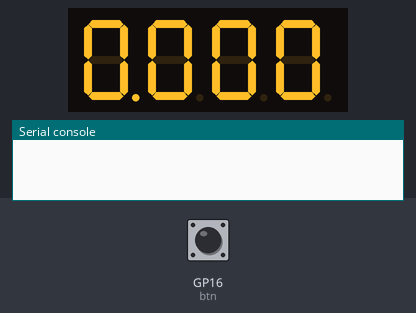
A program run on a simulated Raspberry Pi Pico running MicroPython. Parts: 4-digit seven-segment display, the last lines printed to the serial console. Wiring (from the project's diagram.json): green button on GP16, light sensor on GP26. Inputs (shaded band) come from the test bench; at power-on: GP16 (btn) LOW. The segment pins are drawn as the display they are named for.

Above: at 1.2 s.
1.3 s: GP16 (btn) pulled HIGH for 0.15 s
At 2.8 s:
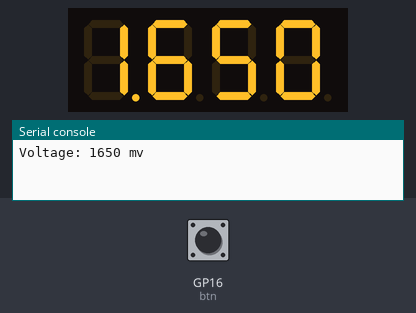
Timing chart, 0 to 4.3 s (numbered marks = the images above; inputs shaded):
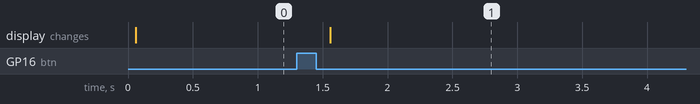

Measured:
- after the input at 1.3 s, the display: changes after 0.26 s (image 1)

The program:

main.py
```python
import machine
import time
import math

# Initialize pins for seven-segment display segments (A-G)
seven_segment_pins = [machine.Pin(pin, machine.Pin.OUT) for pin in range(7)]

# Initialize pins for controlling which digit (1-4) is active
seven_segment_display_digit = [machine.Pin(pin, machine.Pin.OUT) for pin in range(8, 12)]

# Initialize pin for the decimal point
seven_segment_dp = machine.Pin(7, machine.Pin.OUT)

# Initialize the timer for scanning the display
scanning_timer = machine.Timer(-1)

# Initialize the analog input pin for reading sensor data
input_analoge = machine.ADC(machine.Pin(26))

# Initialize the button pin with a pull-down resistor
btn = machine.Pin(16, machine.Pin.IN, machine.Pin.PULL_DOWN)

# Timer for handling debouncing
timer = machine.Timer()

# Global variable to hold the value to be displayed
display_value = 0

# Hex codes for displaying digits 0-9 on the seven-segment display
seven_segment_hex = [
    0x40,  # 0
    0x79,  # 1
    0x24,  # 2
    0x30,  # 3
    0x19,  # 4
    0x12,  # 5
    0x02,  # 6
    0x78,  # 7
    0x00,  # 8
    0x10,  # 9
]

# Function to display a digit on the specified position of the seven-segment display
def print_digit(digit, digit_idx, dp_enable):
    # Turn off all digits
    for i in range(4):
        seven_segment_display_digit[i].value(0)
    # Set the segments for the digit
    for i in range(7):
        seven_segment_pins[i].value((seven_segment_hex[digit] >> i) & 1)

    # Control the decimal point
    seven_segment_dp.value(not dp_enable)
    # Turn on the specific digit
    seven_segment_display_digit[3 - digit_idx].value(1)

# Function to format the floating-point number to three decimal places
def format_float(number):
    return "{:.3f}".format(number)

# Function to scan and update the seven-segment display
def seven_seg_scan(timer_init):
    global display_value
    value_str = format_float(display_value)  # Format the value
    digit_idx = 0  # Index to keep track of which digit to display

    for i, char in enumerate(value_str):
        if char == '.':
            continue
        digit = int(char)  # Convert character to integer digit
        # Check if the next character is a decimal point
        dot = (i < len(value_str) - 1 and value_str[i + 1] == '.')
        print_digit(digit, digit_idx, dot)  # Display the digit with or without the decimal point
        digit_idx += 1
        if digit_idx == 4:  # Only display up to 4 digits
            break
        time.sleep(0.003)  # Short delay to avoid flickering

# Function to disable the scanning timer
def disable_timer():
    global scanning_timer
    scanning_timer.deinit()

# Function to enable the scanning timer
def enable_timer():
    global scanning_timer
    scanning_timer.init(period=30, mode=machine.Timer.PERIODIC, callback=seven_seg_scan)

# Function to read the analog input and update the display value
def read_analoge():
    global display_value
    analoge_read = input_analoge.read_u16()  # Read the analog value
    display_value = (analoge_read * 3.3) / ((2 ** 16) - 1)  # Convert to voltage
    voltage_in_mv = round(display_value * 1000)
    print("Voltage: "+ str(voltage_in_mv) + " mv")  # Print the voltage in millivolts

# Function to handle the debouncing logic
def handle_debounce(timer):
    read_analoge()  # Read the analog value
    seven_seg_scan(timer)  # Update the display
    btn.irq(trigger=machine.Pin.IRQ_RISING, handler=debounce)  # Re-enable button interrupts

# Debounce function to ignore additional button presses
def debounce(pin):
    btn.irq(handler=None)  # Disable button interrupts
    timer.init(mode=machine.Timer.ONE_SHOT, period=200, callback=handle_debounce)  # Start debounce timer

# Setup function to initialize the system
def setup():
    enable_timer()  # Enable the display scanning timer
    btn.irq(trigger=machine.Pin.IRQ_RISING, handler=debounce)  # Set up the button interrupt

# Main entry point of the program
if __name__ == "__main__":
    setup()
```
